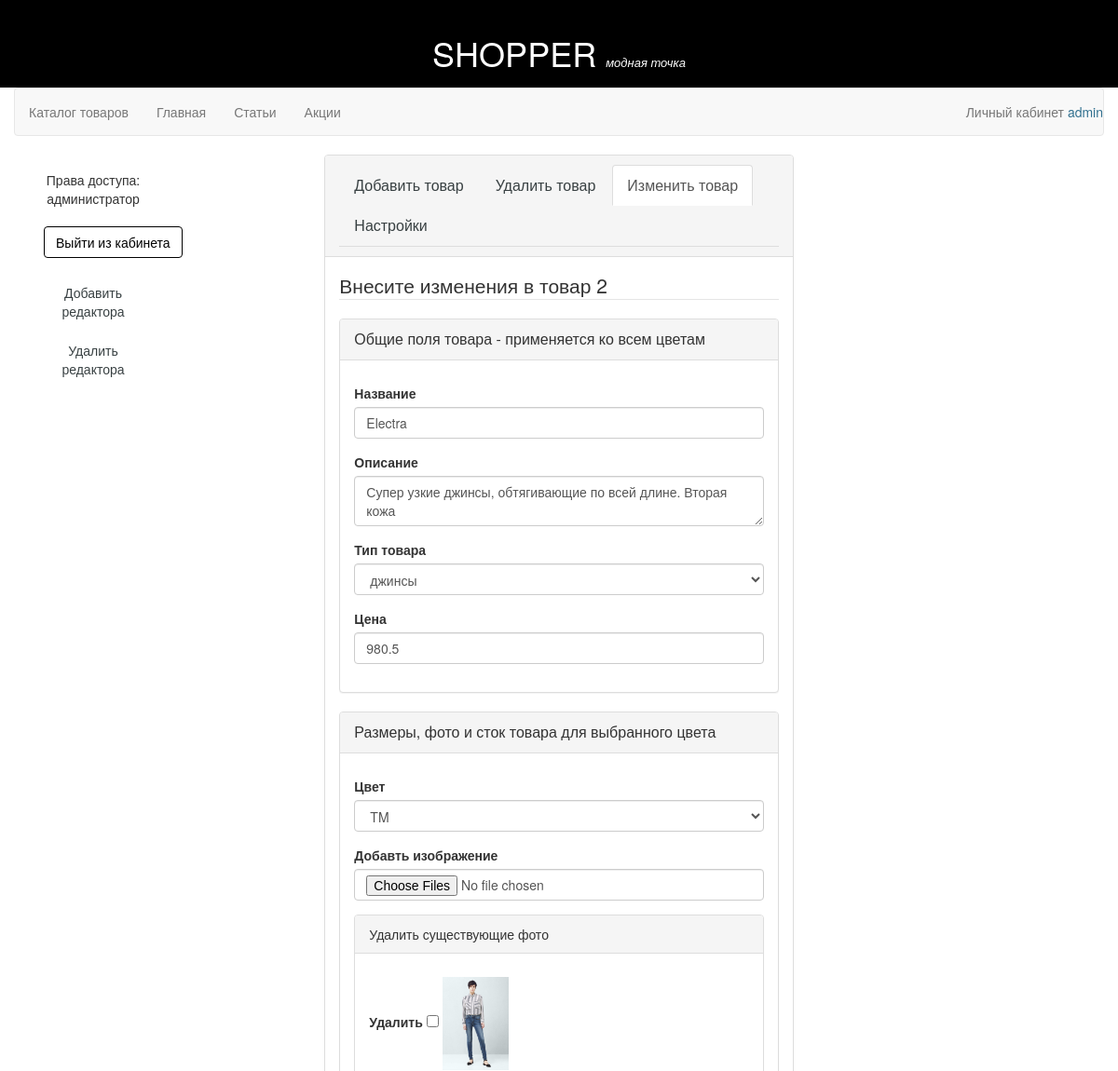
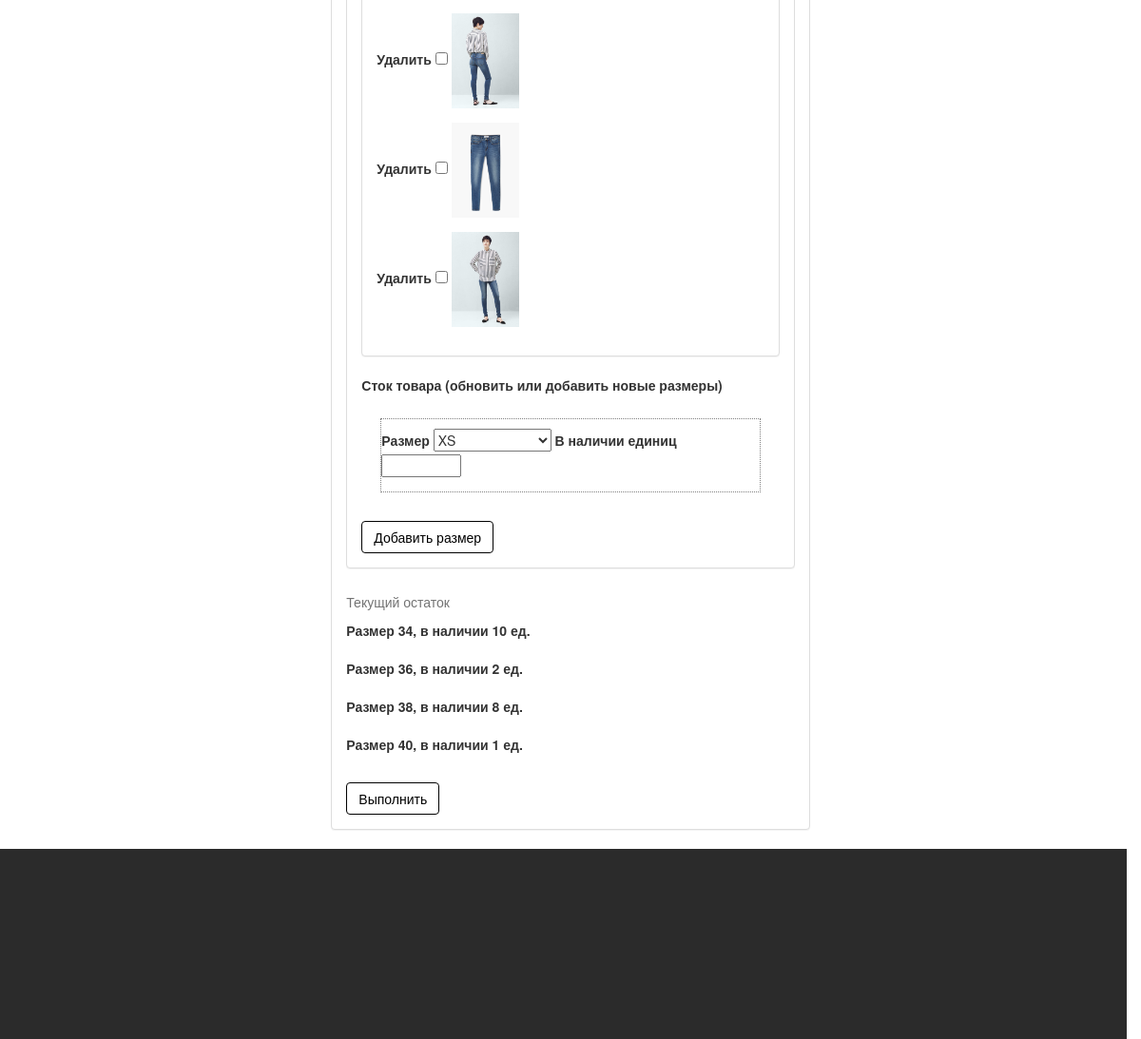
Page /edit_product?id=2 (signed in) on the committed database (2 pictures, top to bottom).
### tables this page shows
CREATE TABLE IF NOT EXISTS `product` (
  `id` int(11) NOT NULL AUTO_INCREMENT,
  `name` varchar(30) NOT NULL,
  `description` tinytext NOT NULL,
  `type` int(11) NOT NULL,
  `price` float NOT NULL,
  PRIMARY KEY (`id`),
  KEY `type` (`type`)
);

CREATE TABLE IF NOT EXISTS `product_photo` (
  `id` int(11) NOT NULL,
  `photo_url` varchar(200) NOT NULL,
  `color` char(2) NOT NULL,
  KEY `id_product` (`id`),
  KEY `id` (`id`)
);

CREATE TABLE IF NOT EXISTS `stock` (
  `id` int(11) NOT NULL,
  `color` char(2) NOT NULL,
  `size` tinyint(4) NOT NULL,
  `stock` mediumint(9) NOT NULL
);

### core/routing.php (called while the page is built, shortened)
<?php
include_once('core/db_script.php');
function routing($page){
	$controler  = select ('pages', 'page_name', array('page'=>$page));
	$sidebar_controler = select('right_sidebar','sidebar_page',array('main_page'=>$page));
include_once('models/parametres.php');
include_once('views/template_view.php');
}
?>

### core/core.php (called while the page is built, shortened)
<?php
include_once 'core/routing.php';
function page_load(){
	$page = getPage();
	routing($page);
}
function getPage(){
	$array = explode('/',$_SERVER['REQUEST_URI']);
	$page = $array[1];
	$page = trim_parameters($page);
	if ($page){
		$result = $page;
	}
	else $result ='main';
	return $result;
}
function trim_parameters($page){
	$array = explode('?',$page);
	return $array[0];
}
?>

### index.php (called while the page is built)
<?php
include_once ("core/core.php");
page_load();
?>

### models/edit_model.php (called while the page is built, shortened)
<?php
$link="edit_product";
$legend="Внесите изменения в товар $id";
$product = select('product','*',array('id'=>$id));
if (isset($colors))
	unset($colors);
$_colors = select('stock','DISTINCT color',array('id'=>$id));
foreach ($_colors as $k=>$v){
	$colors[$v['color']]=$v['color'];
}
$images = select('product_photo','photo_url, color',array('id'=>$id));
extract($product[0]);
$stock = select ('stock','stock,color,size',array('id'=>$id));
?>

### core/db_script.php (called while the page is built, shortened)
<?php
function get_connection(){
	return mysqli_connect('127.0.0.1','root','','myfirstshop');
}
function select($table, $what='*', $where='', $add=""){
	if (!empty($where))
	{
		foreach($where as $key=>$value){
			$where_sql.="$and $key='$value' ";
			if (!$and)
				$and=' and ';
		}
		$where_sql='where '.$where_sql;
	}
	$query="SELECT $what FROM $table $where_sql $add";
	$db_connection=get_connection();
	mysqli_set_charset($db_connection,'utf8');
	$result = mysqli_query($db_connection,$query);
	if ($result && mysqli_num_rows($result)){
		while ($row=mysqli_fetch_assoc($result))
			$rows[]=$row;
	}
	else {
		$rows='';
	}
	return $rows;
}

### models/admin_cabinet_model.php (called while the page is built, shortened)
<?php
$_types = select('families');
foreach ($_types as $k=>$v){
	$types[$v['type']]=$v['family'];
}
$_sizes = select ('sizes');
foreach ($_sizes as $k=>$v){
	$sizes[$v['id']]=$v['size'];
}
 for ($i=32;$i<=52;$i++){
 	$sizes[$i]=$i;
 }
$_colors = select ('colors');
foreach ($_colors as $k=>$v){
	$colors[$v['code']]=$v['value'];
}
?>

### models/parametres.php (called while the page is built, shortened)
<?php
$_tmp = select('settings', '*' );
?>

### views/add_product_view.php (the view, shortened to what this page needs)
<form  action="<?=$link?>" method="POST" role="form" enctype='multipart/form-data'>
	<legend><?=$legend?></legend>
	<div class="panel panel-default">
	<div class="panel-heading">
	<p class="panel-title">Общие поля товара - применяется ко всем цветам</p></div>
	 <div class="panel-body">
	<div class="form-group">
		<label for="n">Название</label>
		<input type="text" class="form-control" id="n" name = "name" placeholder="Имя модели" value ="<?=$name?>" maxlength="28">
	</div>
	<div class="form-group">
		<label for="d">Описание</label>
		<textarea class="form-control" id="d" name = "description"
		maxlength="245"><?=$description?></textarea>
	</div>
	<div class="form-group">
		<label for="t">Тип товара</label>
		<select class="form-control" name ='type' id='t'>
			<?php foreach ($types as $k=>$v){
				if ($k==$type)
					$selected="selected";
				else $selected="";
				?>
			<option value=<?=$k?> <?=$selected?>><?=$v?></option>
			<?php }?>
		</select>
	</div>
		<div class="form-group">
			<label for="p">Цена</label>
			<input class="form-control" id="p" name = "price" maxlength="6"placeholder="999.09" value ="<?=$price?>">
		</div>
</div>
		  </div>
 <div class="panel panel-default">
	<div class="panel-heading">
	<p class="panel-title">Размеры, фото и сток товара для выбранного цвета</p></div>
	 <div class="panel-body">
<div class="form-group">
		<label for="color">Цвет</label>
		<select class="form-control" name ='color' id='color'>
			<?php foreach ($colors as $k=>$v){?>
			<option value=<?=$k?>><?=$k?></option>
			<?php }?>
		</select>
	</div>
		<div class="form-group">
			<label for="p">Добавть изображение</label>
			<input type='file' multiple class="form-control" id="f" name = "photo[]">
		</div>
	<?php if ($link){ ?>
	<?php if($images){?>
	<div class="panel panel-default">
		<div class="panel-heading">
			Удалить существующие фото
		</div>
		<div class="panel-body">
	<?php foreach($images as $image){ ?>
	<div class="form-group switch-color" data-color="<?=$image['color']?>">
		<label>Удалить</label>
		<input type='checkbox'  name = "del_photo[]" value ="<?=$image['photo_url']?>">
		<img src="<?=$image['photo_url']?>" height=100px;>
	</div>
	<?php } } } ?>
		</div>
	</div>
	<label for="p">Сток товара (обновить или добавить новые размеры)</label>
	<fieldset id="stock_field_js">
	<div class="form-group" id="clone">
		<label for="s">Размер</label>
		<select name ='size[]' id='s'>
			<?php foreach ($sizes as $k=>$v){?>
			<option value=<?=$k?>><?=$v?></option>
			<?php }?>
		</select>
			<label>В наличии единиц</label>
			<input type="number" name = "stock[]" maxlength="7" >
	</div>
	</fieldset>
	<button class="btn btn-default" id="stock_ctrl_js">Добавить размер</button>
		</div>
	</div>
	<div class="clearfix">
	<?php if($stock){?>
	<p class='help-block'>Текущий остаток</p>
	<?php foreach($stock as $item_stock){ ?>
	<div class="form-group switch-color" data-color="<?=$item_stock['color'];?>">
		<label>Размер <?=$item_stock['size']?>,</label>
		<label>в наличии <?=$item_stock['stock']?> ед. </label>
	</div>
	<?php  } } ?>
	</div>
	<button type="submit" class="btn btn-default">Выполнить</button>
</form>

### views/css/style.css (style rules this page uses)
* { margin:0; padding: 0; }
html,body { height: 100%; min-height: 100%; }
.btn { color:black; background: white; border-color:black; margin-top:10px; }
fieldset { border:1px dotted grey; margin:20px; }
.form-group { margin-top:10px; }
input[type="number"] { width:6em; }

### rows in the picture
product: name "Electra", description "Супер узкие джинсы, обтягивающие по всей длине. Вторая кожа", price "980.5"
product_photo: photo_url (picture)
product_photo: photo_url (picture)
product_photo: photo_url (picture)
product_photo: photo_url (picture)
stock: size "34", stock "10"
stock: size "36", stock "2"
stock: size "38", stock "8"
stock: size "40", stock "1"

### other values in the picture
$user_name "admin"
$legend "Внесите изменения в товар 2"
form field type "джинсы"
form field color "TM"
form field value "XS"
